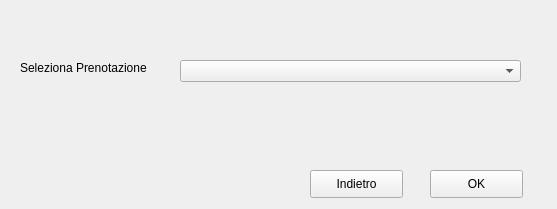
<?xml version="1.0" encoding="UTF-8"?>
<ui version="4.0">
 <class>Form</class>
 <widget class="QWidget" name="Form">
  <property name="geometry">
   <rect>
    <x>0</x>
    <y>0</y>
    <width>557</width>
    <height>209</height>
   </rect>
  </property>
  <property name="windowTitle">
   <string>Modifica Prenotazione</string>
  </property>
  <widget class="QComboBox" name="comboBox">
   <property name="geometry">
    <rect>
     <x>180</x>
     <y>60</y>
     <width>341</width>
     <height>22</height>
    </rect>
   </property>
  </widget>
  <widget class="QLabel" name="label">
   <property name="geometry">
    <rect>
     <x>20</x>
     <y>60</y>
     <width>161</width>
     <height>16</height>
    </rect>
   </property>
   <property name="text">
    <string>Seleziona Prenotazione</string>
   </property>
  </widget>
  <widget class="QPushButton" name="pushButton">
   <property name="geometry">
    <rect>
     <x>430</x>
     <y>170</y>
     <width>93</width>
     <height>28</height>
    </rect>
   </property>
   <property name="text">
    <string>OK</string>
   </property>
  </widget>
  <widget class="QPushButton" name="pushButton_2">
   <property name="geometry">
    <rect>
     <x>310</x>
     <y>170</y>
     <width>93</width>
     <height>28</height>
    </rect>
   </property>
   <property name="text">
    <string>Indietro</string>
   </property>
  </widget>
 </widget>
 <resources/>
 <connections/>
</ui>
